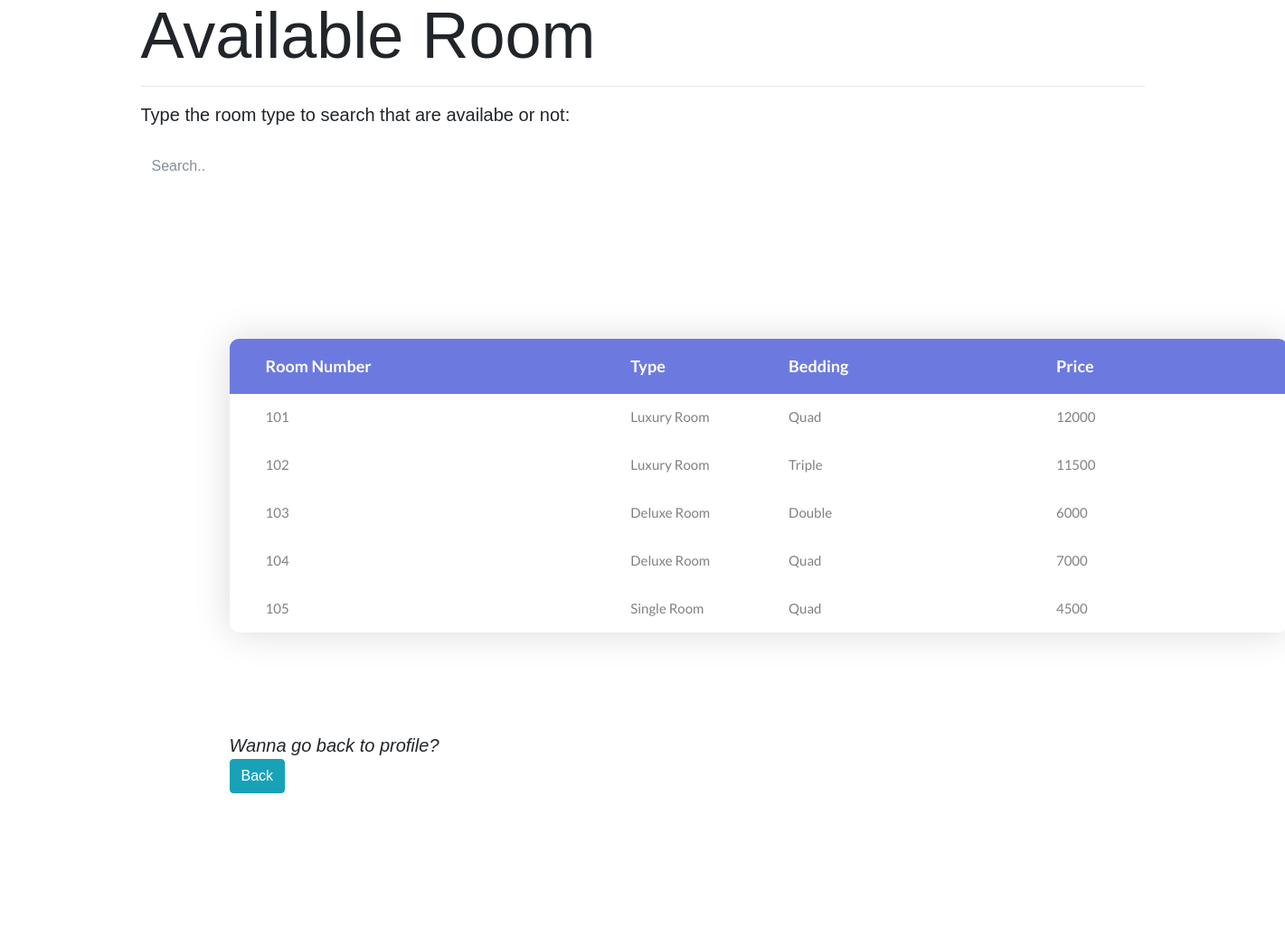
Page /availabe_room.php on the committed database.
### tables this page shows
CREATE TABLE `room_num` (
  `id` int(6) NOT NULL,
  `t_id` int(10) NOT NULL,
  `cusid` int(15) DEFAULT NULL
);

CREATE TABLE `room` (
  `id` int(10) UNSIGNED NOT NULL,
  `type` varchar(15) DEFAULT NULL,
  `bedding` varchar(10) DEFAULT NULL,
  `price` int(8) DEFAULT NULL
);

### availabe_room.php (the view, shortened to what this page needs)
<!DOCTYPE html>
<html lang="en">
<head>
	<link rel="stylesheet" type="text/css" href="css/bootstrap.min.css">
	<link rel="stylesheet" type="text/css" href="fonts/font-awesome-4.7.0/css/font-awesome.min.css">
	<link rel="stylesheet" type="text/css" href="css/animate.css">
	<link rel="stylesheet" type="text/css" href="css/select2.min.css">
	<link rel="stylesheet" type="text/css" href="css/perfect-scrollbar.css">
	<link rel="stylesheet" type="text/css" href="css/util.css">
	<link rel="stylesheet" type="text/css" href="css/main.css">
</head>
<body>
	<div class="container">
	<h2 class="display-3 lead">Available Room</h2>
	<hr>
  <p class="lead">Type the room type to search that are availabe or not:</p><br> </di>
  <input class="form-control" id="myInput" type="text" placeholder="Search..">
  <br>
	<div class="limiter">
		<div class="container-table100">
			<div class="wrap-table100">
				<div class="table100 ver1 m-b-110">
					<div class="table100-head">
						<table>
							<thead>
								<tr class="row100 head">
									<th class="cell100 column1">Room Number</th>
									<th class="cell100 column2">Type</th>
									<th class="cell100 column3">Bedding</th>
									<th class="cell100 column4">Price</th>
								</tr>
							</thead>
						</table>
					</div>
					<?php
                    require "connection.php";
                    $result= "SELECT rn.id,r.type,r.bedding,r.price
                              FROM room_num AS rn, room AS r
                              WHERE rn.t_id=r.id AND rn.cusid IS null";
                    $query= mysqli_query($conn,$result);
                    while($row=mysqli_fetch_assoc($query)){
                    echo '<div class="table100-body js-pscroll">
						<table>
							<tbody id="myTable">
								<tr class="row100 body">
									<td class="cell100 column1">'.$row["id"].'</td>
									<td class="cell100 column2">'.$row["type"].'</td>
									<td class="cell100 column3">'.$row["bedding"].'</td>
									<td class="cell100 column4">'.$row["price"].'</td>
								</tr>
							</tbody>
						</table>
					</div>';
                }
					?>
									</div>
										<div>
										<form action="g_after_log.php" method="post">
											<p class="lead font-italic">Wanna go back to profile?</p>
      									<button class="btn btn-info">Back</button>
    									</form>
									</div
				</div>
			</div>
		</div>
</body>
</html>

### css/perfect-scrollbar.css (style rules this page uses)
.ps { overflow: hidden !important; overflow-anchor: none; -ms-overflow-style: none; touch-action: auto; -ms-touch-action: auto; }

### css/main.css (style rules this page uses)
* { margin: 0px; padding: 0px; box-sizing: border-box; }
body, html { height: 100%; font-family: sans-serif; }
h1,h2,h3,h4,h5,h6 { margin: 0px; }
p { margin: 0px; }
input { display: block; outline: none; border: none !important; }
button { outline: none !important; border: none; background: transparent; }
.js-pscroll { position: relative; overflow: hidden; }
.limiter { width: 1366px; margin: 0 auto; }
.container-table100 { width: 100%; min-height: 100vh; background: #fff; display: -webkit-box; display: -webkit-flex; display: -moz-box; display: -ms-flexbox; display: flex; align-items: center; justify-content: center; flex-wrap: wrap; padding: 33px 30px; }
.wrap-table100 { width: 1170px; }
.table100 { background-color: #fff; }
table { width: 100%; }
th, td { font-weight: unset; padding-right: 10px; }
.column1 { width: 33%; padding-left: 40px; }
.column2 { width: 13%; }
.column3 { width: 22%; }
.column4 { width: 19%; }
.table100-head th { padding-top: 18px; padding-bottom: 18px; }
.table100-body td { padding-top: 16px; padding-bottom: 16px; }
.table100 { position: relative; padding-top: 60px; }
.table100-head { position: absolute; width: 100%; top: 0; left: 0; }
.table100-body { max-height: 585px; overflow: auto; }
.table100.ver1 th { font-family: Lato-Bold; font-size: 18px; color: #fff; line-height: 1.4; background-color: #6c7ae0; }
.table100.ver1 td { font-family: Lato-Regular; font-size: 15px; color: #808080; line-height: 1.4; }
.table100.ver1 { border-radius: 10px; overflow: hidden; box-shadow: 0 0px 40px 0px rgba(0, 0, 0, 0.15); -moz-box-shadow: 0 0px 40px 0px rgba(0, 0, 0, 0.15); -webkit-box-shadow: 0 0px 40px 0px rgba(0, 0, 0, 0.15); -o-box-shadow: 0 0px 40px 0px rgba(0, 0, 0, 0.15); -ms-box-shadow: 0 0px 40px 0px rgba(0, 0, 0, 0.15); }

### rows in the picture
room_num: id "101", room.type "Luxury Room", room.bedding "Quad", room.price "12000"
room_num: id "102", room.type "Luxury Room", room.bedding "Triple", room.price "11500"
room_num: id "103", room.type "Deluxe Room", room.bedding "Double", room.price "6000"
room_num: id "104", room.type "Deluxe Room", room.bedding "Quad", room.price "7000"
room_num: id "105", room.type "Single Room", room.bedding "Quad", room.price "4500"
